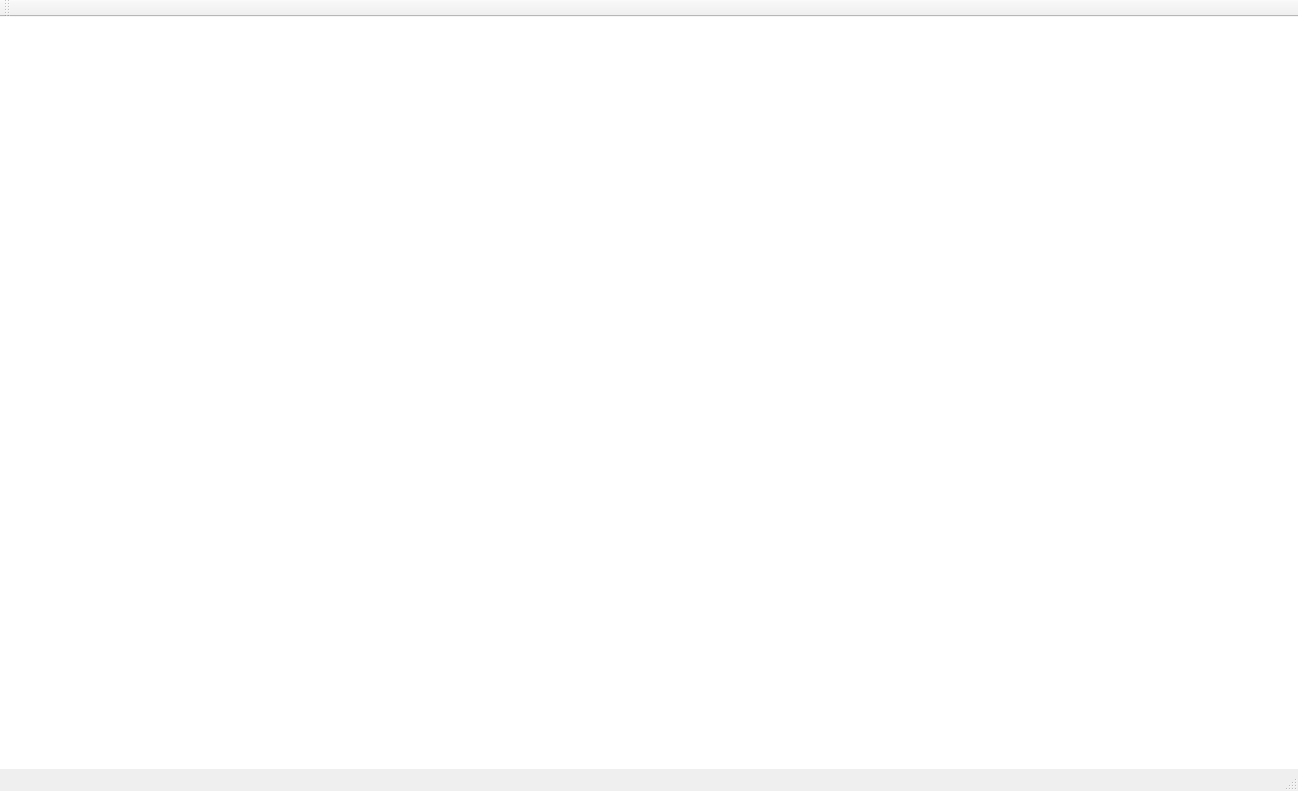
<?xml version="1.0" encoding="UTF-8"?>
<ui version="4.0">
 <class>MainWindow</class>
 <widget class="QMainWindow" name="MainWindow">
  <property name="geometry">
   <rect>
    <x>0</x>
    <y>0</y>
    <width>1298</width>
    <height>791</height>
   </rect>
  </property>
  <property name="windowTitle">
   <string>TopoBlender</string>
  </property>
  <widget class="QWidget" name="centralWidget">
   <layout class="QVBoxLayout" name="verticalLayout">
    <property name="spacing">
     <number>0</number>
    </property>
    <property name="leftMargin">
     <number>0</number>
    </property>
    <property name="topMargin">
     <number>0</number>
    </property>
    <property name="rightMargin">
     <number>0</number>
    </property>
    <property name="bottomMargin">
     <number>0</number>
    </property>
    <item>
     <widget class="GraphicsView" name="graphicsView">
      <property name="frameShape">
       <enum>QFrame::NoFrame</enum>
      </property>
      <property name="frameShadow">
       <enum>QFrame::Plain</enum>
      </property>
      <property name="lineWidth">
       <number>0</number>
      </property>
      <property name="verticalScrollBarPolicy">
       <enum>Qt::ScrollBarAlwaysOff</enum>
      </property>
      <property name="horizontalScrollBarPolicy">
       <enum>Qt::ScrollBarAlwaysOff</enum>
      </property>
     </widget>
    </item>
   </layout>
  </widget>
  <widget class="QMenuBar" name="menuBar">
   <property name="geometry">
    <rect>
     <x>0</x>
     <y>0</y>
     <width>1298</width>
     <height>21</height>
    </rect>
   </property>
  </widget>
  <widget class="QToolBar" name="mainToolBar">
   <attribute name="toolBarArea">
    <enum>TopToolBarArea</enum>
   </attribute>
   <attribute name="toolBarBreak">
    <bool>false</bool>
   </attribute>
  </widget>
  <widget class="QStatusBar" name="statusBar"/>
 </widget>
 <layoutdefault spacing="6" margin="11"/>
 <customwidgets>
  <customwidget>
   <class>GraphicsView</class>
   <extends>QGraphicsView</extends>
   <header location="global">GraphicsView.h</header>
  </customwidget>
 </customwidgets>
 <resources/>
 <connections/>
</ui>
